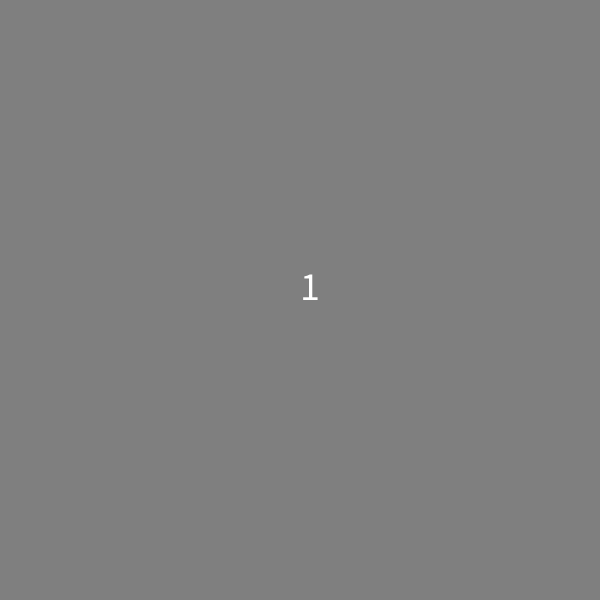
Frame 1 (no input)
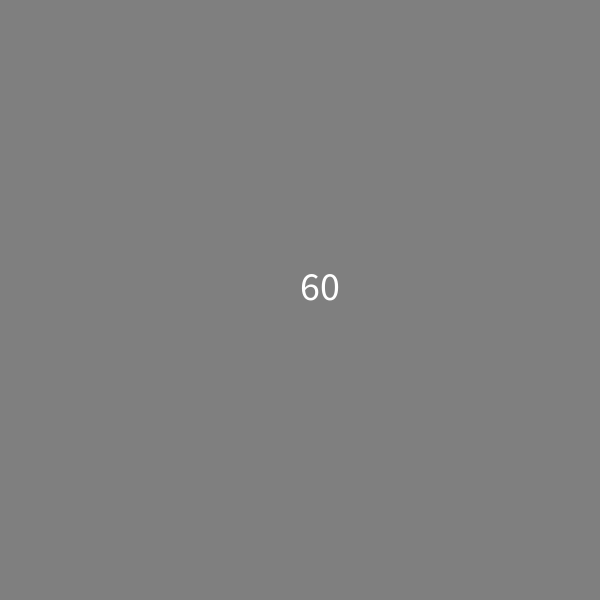
Frame 60 (the mouse pressed at the canvas centre just before this capture)
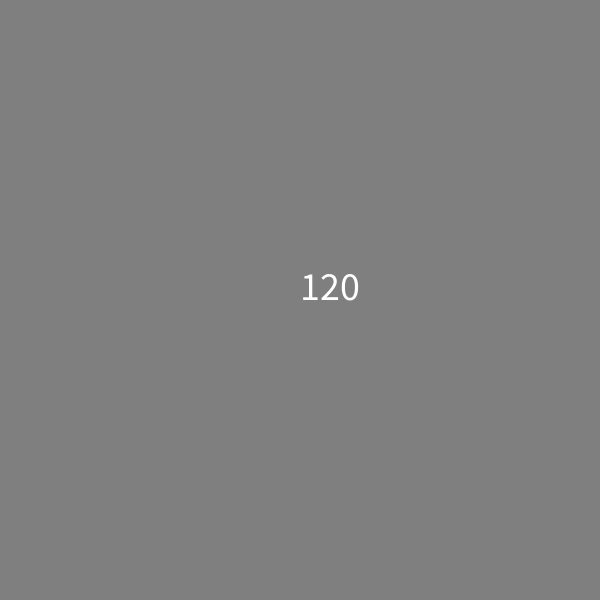
Frame 120 (the mouse held since frame 60 and released just before this capture)

The Processing sketch that drew these frames (run headless with seeded random() and noise(); from frame 60 on, the mouse is pressed at the canvas centre):

// Processing sketch: and_operator_practice
// ── and_operator_practice.pde
int counter = 0; // count up from 0

void setup() {
  size (600,600);
  textSize(40);
}

void draw() {
  // And operator --  Both clauses must be true
  if (mouseX > width/2 && mouseY > height/2) { 
      // both conditions are true
      background(255,0,0);
      
  } else {
    background(127); //default background
    counter++;
  }
 // prints counter in middle of screen 
 text(counter, width/2,height/2);
}
